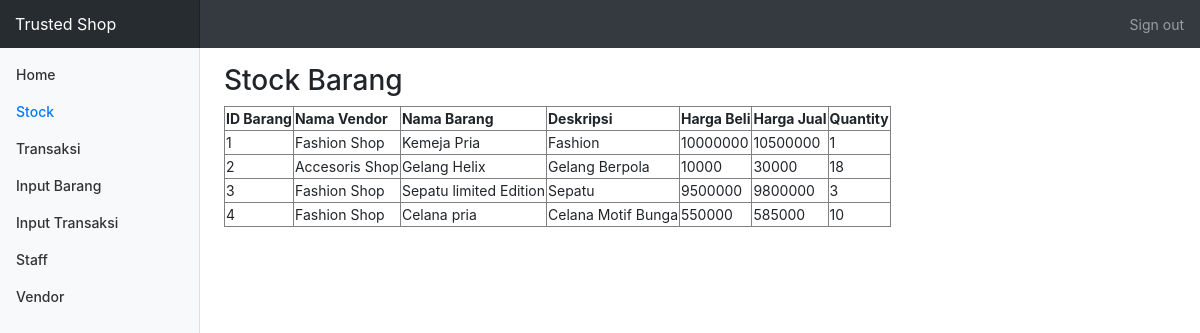
The page /StockAdmin.php on the database its author committed.
### tables this page shows
CREATE TABLE `product` (
  `ID_Product` int(11) NOT NULL,
  `ID_Vendor` int(11) NOT NULL,
  `Nama_Barang` varchar(50) NOT NULL,
  `Deskripsi` varchar(255) NOT NULL,
  `Harga_Beli` int(11) NOT NULL,
  `Harga_Jual` int(11) NOT NULL,
  `Quantity` int(11) NOT NULL
);

CREATE TABLE `vendor` (
  `ID_Vendor` int(11) NOT NULL,
  `Nama_Vendor` varchar(50) NOT NULL,
  `Alamat_Vendor` varchar(100) NOT NULL,
  `No_Telp` int(13) NOT NULL
);

### StockAdmin.php (the view, shortened to what this page needs)
<?php
require 'conn.php';
 ?>
<!doctype html>
<html lang="en">
  <head>
    <link href="Assets/bootstrap.min.css" rel="stylesheet">
    <link href="Assets/dashboard.css" rel="stylesheet">
  </head>
  <body>
    <nav class="navbar navbar-dark sticky-top bg-dark flex-md-nowrap p-0">
      <a class="navbar-brand col-sm-3 col-md-2 mr-0" href="#">Trusted Shop</a>
      <ul class="navbar-nav px-3">
        <li class="nav-item text-nowrap">
          <a class="nav-link" href="SignOut.php">Sign out</a>
        </li>
      </ul>
    </nav>
    <div class="container-fluid">
      <div class="row">
        <nav class="col-md-2 d-none d-md-block bg-light sidebar">
          <div class="sidebar-sticky">
            <ul class="nav flex-column">
              <li class="nav-item">
                <a class="nav-link" href="HomeAdmin.php">
                  Home
                </a>
              </li>
              <li class="nav-item">
                <a class="nav-link active" href="StockAdmin.php">
                  Stock <span class="sr-only">(current)</span>
                </a>
              </li>
              <li class="nav-item">
                <a class="nav-link" href="TransaksiAdmin.php">
                  Transaksi
                </a>
              </li>
              <li class="nav-item">
                <a class="nav-link" href="Input_BarangAdmin.php">
                  Input Barang
                </a>
              </li>
              <li class="nav-item">
                <a class="nav-link" href="Input_TransaksiAdmin.php">
                  Input Transaksi
                </a>
              </li>
              <li class="nav-item">
                <a class="nav-link" href="Staff.php">
                  Staff
                </a>
              </li>
              <li class="nav-item">
                <a class="nav-link" href="Vendor.php">
                  Vendor
                </a>
              </li>
            </ul>
          </div>
        </nav>
        <main role="main" class="col-md-9 ml-sm-auto col-lg-10 pt-3 px-4">
          <h3>Stock Barang</h3>
          <table border="1">
            <thead>
              <tr>
                <th>ID Barang</th>
                <th>Nama Vendor</th>
                <th>Nama Barang</th>
                <th>Deskripsi</th>
                <th>Harga Beli</th>
                <th>Harga Jual</th>
                <th>Quantity</th>
              </tr>
            </thead>
            <tbody>
              <?php
                $sql = "SELECT * FROM product";
                $stmt = $pdo->query($sql);
                while ($row = $stmt->fetch()){
                  $id_v = $row['ID_Vendor'];
                  $sql1 = "SELECT * FROM Vendor WHERE ID_Vendor = '$id_v'";
                  $stmt1=$pdo->query($sql1);
                  $row1 = $stmt1->fetch();
              ?>
              <tr>
                  <td><?= $row['ID_Product']; ?></td>
                  <td><?= $row1['Nama_Vendor']; ?></td>
                  <td><?= $row['Nama_Barang']; ?></td>
                  <td><?= $row['Deskripsi']; ?></td>
                  <td><?= $row['Harga_Beli']; ?></td>
                  <td><?= $row['Harga_Jual']; ?></td>
                  <td><?= $row['Quantity']; ?></td>
              </tr>
              <?php
                }
              ?>
            </tbody>
          </table>
        </main>
    </div>
  </body>
</html>

### Assets/dashboard.css (style rules this page uses)
body { font-size: .875rem; }
.sidebar { position: fixed; top: 0; bottom: 0; left: 0; z-index: 100; padding: 0; box-shadow: inset -1px 0 0 rgba(0, 0, 0, .1); }
.sidebar-sticky { position: -webkit-sticky; position: sticky; top: 48px; height: calc(100vh - 48px); padding-top: .5rem; overflow-x: hidden; overflow-y: auto; }
.sidebar .nav-link { font-weight: 500; color: #333; }
.sidebar .nav-link.active { color: #007bff; }
.navbar-brand { padding-top: .75rem; padding-bottom: .75rem; font-size: 1rem; background-color: rgba(0, 0, 0, .25); box-shadow: inset -1px 0 0 rgba(0, 0, 0, .25); }

### rows shown on the page
product: ID_Product "1", ID_Vendor.Nama_Vendor "Fashion Shop", Nama_Barang "Kemeja Pria", Deskripsi "Fashion", Harga_Beli "10000000", Harga_Jual "10500000", Quantity "1"
product: ID_Product "2", ID_Vendor.Nama_Vendor "Accesoris Shop", Nama_Barang "Gelang Helix", Deskripsi "Gelang Berpola", Harga_Beli "10000", Harga_Jual "30000", Quantity "18"
product: ID_Product "3", ID_Vendor.Nama_Vendor "Fashion Shop", Nama_Barang "Sepatu limited Edition", Deskripsi "Sepatu", Harga_Beli "9500000", Harga_Jual "9800000", Quantity "3"
product: ID_Product "4", ID_Vendor.Nama_Vendor "Fashion Shop", Nama_Barang "Celana pria", Deskripsi "Celana Motif Bunga", Harga_Beli "550000", Harga_Jual "585000", Quantity "10"
